Frame 1 (no input): blank canvas, image omitted
Frame 60 (no input): blank canvas, image omitted
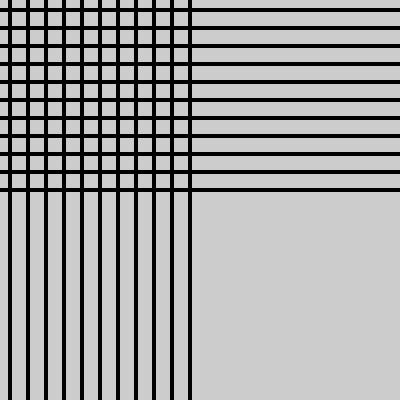
Frame 120 (the mouse pressed at the canvas centre since frame 60)

The p5.js sketch whose frames 1 and 60 were blank and that drew this single picture after the mouse press (run headless with seeded random() and noise() and a simulated clock; from frame 60 on, the mouse is pressed at the canvas centre):

// p5.js sketch
// ── sketch.js
function setup() {
  createCanvas(400, 400);
  strokeWeight(4);
}

function draw() {
  background(204);
  
  for(j = 10; j < mouseY; j = j + 18) {
    line(0, j, width, j); 
    for(i = 10; i < mouseX; i = i + 18) {
      line(i, 0, i, height);
    }
  }
}
